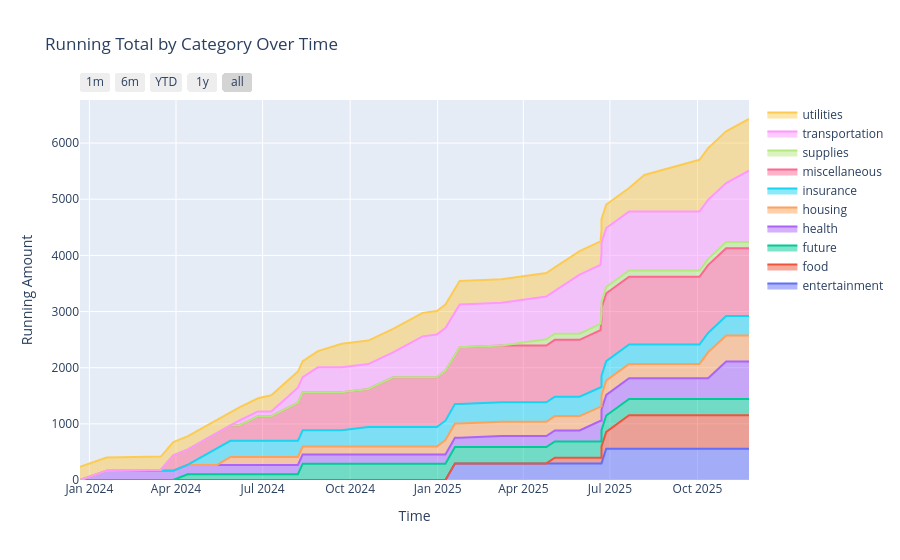

The notebook cell this image was saved under:
### Code cell
area_df = pd.read_sql_query(f'''
                            SELECT Purchases.TimeDate, Purchases.Category, Purchases.Subcategory, Payments.Amount 
                            FROM Purchases
                            JOIN Payments ON Purchases.PaymentID = Payments.PaymentID
                            WHERE UserID = {user}
                            ORDER BY Purchases.TimeDate
                            ''', conn)

area_df["runningAmount"] = area_df.sort_values("TimeDate") \
                         .groupby("Category")["Amount"] \
                         .cumsum()

pivoted_area_df = area_df.pivot_table(
    index="TimeDate",
    columns="Category",
    values="runningAmount",
    aggfunc="last"
)

pivoted_area_df = pivoted_area_df.ffill()

pivoted_area_df.head()

fig = go.Figure()

for category in pivoted_area_df.columns:
    fig.add_trace(
        go.Scatter(
            x=pivoted_area_df.index,
            y=pivoted_area_df[category],
            mode="lines",
            stackgroup="one",
            name=category
        )
    )

fig.update_layout(
    title="Cumulative spending by category",
    xaxis_title="Time",
    yaxis_title="Running Amount",
    hovermode="x unified",
    xaxis=dict(
        rangeselector=dict(
            buttons=list([
                dict(count=1,
                     label="1m",
                     step="month",
                     stepmode="backward"),
                dict(count=6,
                     label="6m",
                     step="month",
                     stepmode="backward"),
                dict(count=1,
                     label="YTD",
                     step="year",
                     stepmode="todate"),
                dict(count=1,
                     label="1y",
                     step="year",
                     stepmode="backward"),
                dict(step="all")
            ])
        ),
    )
)

fig.show()
